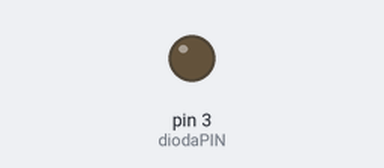
A sketch run on a simulated Arduino Uno, built with avr-gcc and run on an emulated ATmega328P. On the bench: output pins drawn as LEDs (lit = HIGH).

Above: at 0.05 s.
At 1.65 s:
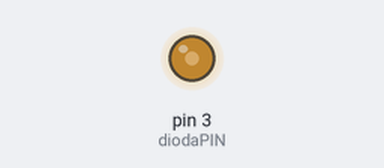
At 3.25 s:
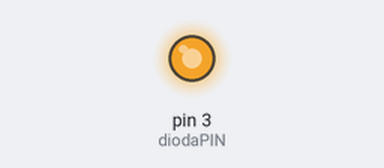
At 6.5 s:
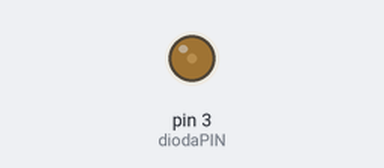
Timing chart, 0 to 9.3 s (numbered marks = the images above):
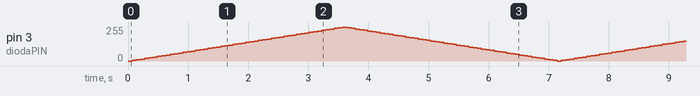

The sketch:

arduino5.2.ino
```cpp
#define diodaPIN 3

int wypelnienie = 0;
int zmiana = 5;
bool inc {true};
void setup() {
	pinMode(diodaPIN, OUTPUT);//Konfiguracja pinu jako wyjścia
}

void loop() {
	analogWrite(diodaPIN, wypelnienie); //Generujemy sygnał o zadanym wypełnieniu

	if (inc) { //Jeśli wypełnienie mniejsze od 100%
		wypelnienie = wypelnienie + zmiana; //Zwiększamy wypełnienie
	} else {
		wypelnienie = wypelnienie - zmiana; //Jeśli wypełnienie większe od 100%, to wracamy na początek
	}
    if(wypelnienie >= 255 || wypelnienie <= 0)
    {
        inc = !inc;
    }
	delay(70); //Małe opóźnienie, aby efekt był widoczny
}
```
